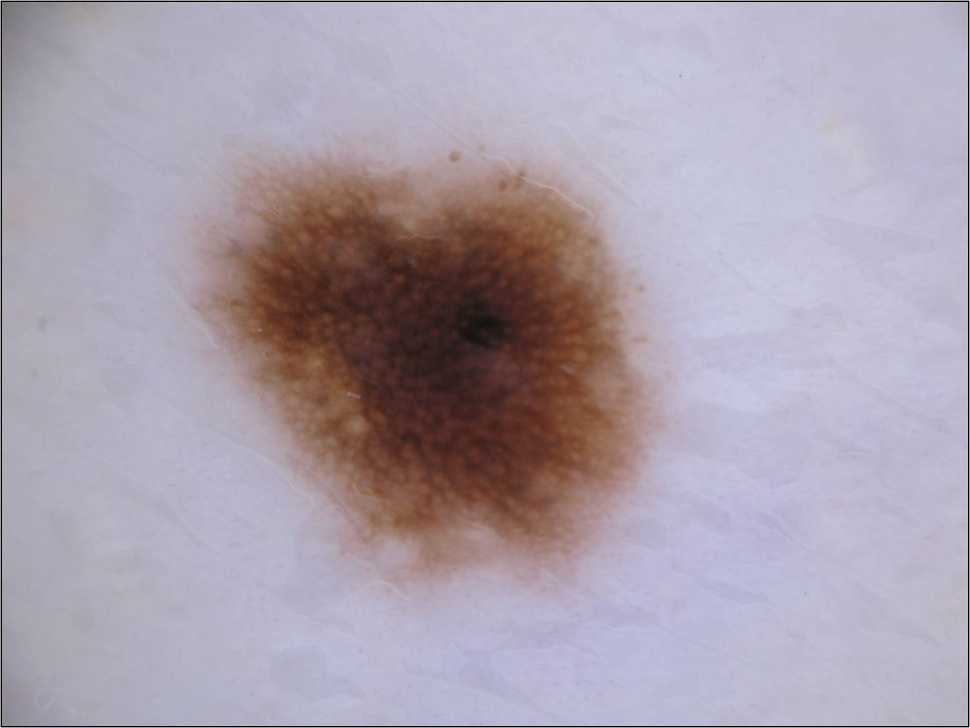
#> input picture IMA205 - Learning for image and object recognition/TPs/supervised learning/SVM/data/im/nevus.jpg, 970 x 728 px, shrunk from 1504 x 1129 before the run
$ jupyter execute --allow-errors 'TP-SVM-DESOUSAFRANCA .ipynb'   (shell and % lines are left out)
#> lines starting #> are read from the running program, lines starting #| are printed output that depends on the picture; after the words box and inside, x2 and y2 are one past the last pixel; in counts of white or black regions, pixels touching at a corner belong together
# Skin lesion classification

**Deadline**: Upload this notebook (rename it as 'TP-SVM-YOUR-SURNAME.ipynb') to Ecampus before the deadline.

**Context**
A skin lesion is defined as a superficial growth or patch of the skin that is visually different and/or has a different texture than its surrounding area. Skin lesions, such as moles or birthmarks, can degenerate and become melanoma, one of the deadliest skin cancer. Its incidence has been increasing during the last decades, especially in the areas mostly populated by white people.

The most effective treatment is an early detection followed by surgical excision. This is why several approaches for melanoma detection have been proposed in the last years (non-invasive computer-aided diagnosis (CAD) ).

**Goal**
The goal of this practical session is to classify images of skin lesions as either benign or melanoma using machine learning algorithms. In order to do that, you will have at your disposal a set of 30 features already extracted from 600 dermoscopic images (both normal skin lesions and melanoma from the ISIC database - https://isic-archive.com/). These features characterize the Asymmetry, the Border irregularity, the Colour and the Dimension of the lesion (the so-called ABCD rule).

The features are:
- shape asimmetry (f0 and f1)
- difference in colors between center and periphery of the image (f2, f3, f4, f27, f28, f29)
- geometry (f5, f6, f7)
- other features related to eccentricity,entropy, mean, standard deviation and maximum value of each channel in RGB and HSV (f8,...,f24)
- asimmetry of color intensity (f25, f26)

Features are computed using *manually checked segmentations* and following *Ganster et al. 'Automated melanoma recognition', IEEE TMI, 2001* and *Zortea et al. 'Performance of a dermoscopy-based computer vision system for the diagnosis of pigmented skin lesions compared with visual evaluation by experienced dermatologists', Artificial Intelligence in Medicine, 2014*.

First load all necessary packages

[cell 1]
import os
import numpy as np
import pandas as pd
from skimage.io import imread
from time import time
import matplotlib.pyplot as plt
from mpl_toolkits.axes_grid1 import AxesGrid
from sklearn.preprocessing import StandardScaler
from sklearn.metrics import classification_report
from sklearn.metrics import confusion_matrix
from sklearn.discriminant_analysis import LinearDiscriminantAnalysis
from sklearn.model_selection import train_test_split
from sklearn.model_selection import  cross_val_score
from sklearn.discriminant_analysis import QuadraticDiscriminantAnalysis
from sklearn.neighbors import KNeighborsClassifier
from sklearn.svm import SVC, LinearSVC
from sklearn.model_selection import GridSearchCV, KFold, cross_validate
from sklearn.linear_model import Perceptron
from sklearn.decomposition import PCA


import warnings
warnings.filterwarnings("ignore", category=DeprecationWarning)
warnings.simplefilter(action='ignore', category=FutureWarning)

from sklearn.exceptions import ConvergenceWarning
warnings.filterwarnings(action='ignore', category=ConvergenceWarning)

# Code from scikit-learn
import itertools
def plot_confusion_matrix(cm, classes,
                          normalize=False,
                          title='Confusion matrix',
                          cmap=plt.cm.Blues):
    """
    This function prints and plots the confusion matrix.
    Normalization can be applied by setting `normalize=True`.
    """
    if normalize:
        cm = cm.astype('float') / cm.sum(axis=1)[:, np.newaxis]
        print("Normalized confusion matrix")
    else:
        print('Confusion matrix, without normalization')

    print(cm)

    plt.imshow(cm, interpolation='nearest', cmap=cmap)
    plt.title(title)
    plt.colorbar()
    tick_marks = np.arange(len(classes))
    plt.xticks(tick_marks, classes, rotation=45)
    plt.yticks(tick_marks, classes)

    fmt = '.2f' if normalize else 'd'
    thresh = cm.max() / 2.
    for i, j in itertools.product(range(cm.shape[0]), range(cm.shape[1])):
        plt.text(j, i, format(cm[i, j], fmt),
                 horizontalalignment="center",
                 color="black" if cm[i, j] > thresh else "black")

    plt.ylabel('True label')
    plt.xlabel('Predicted label')
    plt.tight_layout()

Then load the data from my Google Drive

[cell 2]
# from google_drive_downloader import GoogleDriveDownloader as gdd
# gdd.download_file_from_google_drive(file_id='18hrQVGBCfW7SKTnzmWUONo8iowBsi1DL',
# dest_path='./data/features.csv')
# gdd.download_file_from_google_drive(file_id='1iQZdUiuK_FwZ7mik7LB3eN_H_IUc5l7b',
# dest_path='./data/im/nevus-seg.jpg')
# gdd.download_file_from_google_drive(file_id='1_TeYzLLDoKbPX4xXAOAM_mQiT2nLHgvp',
# dest_path='./data/im/nevus.jpg')
# gdd.download_file_from_google_drive(file_id='1B2Ol92mBcHN6ah3bpoucBbBbHkPMGC8D',
# dest_path='./data/im/melanoma-seg.jpg')
# gdd.download_file_from_google_drive(file_id='1yZ46UzGhwO7g5T8397JpewBl6UqgRo5J',
# dest_path='./data/im/melanoma.jpg')

Or from yout local computer. Please download the 'data' folder in the same folder as your notebook and do not modifiy it.

Then read the data

[cell 3]
## Read data
Working_directory="./data/"
df = pd.read_csv(Working_directory + 'features.csv') # reading data
#> (reads IMA205 - Learning for image and object recognition/TPs/supervised learning/SVM/data/features.csv from the repository)
y = df['Malignant'].values # 1 for Melanoma and 0 for healthy
class_names = ["healthy","melanoma"]
X = df.iloc[:,3:33].values # Features
N,M=X.shape
print('Number of images: {0}; Number of features per image: {1}'.format(N,M))
print('Number of healthy nevus: {0}; Number of melanoma: {1}'.format(N-np.sum(y), np.sum(y)))

[cell 4]
df.head()

[cell 5]
print(f"X is the vector {X.shape}")
print(f"y is the vector {y.shape}")

[cell 6]
## Plot two examples of nevus and melanoma
print('Two examples of healthy nevus and melanoma')
nevus = imread(Working_directory + 'im/nevus.jpg')
#> nevus is the input picture: shape (728, 970, 3); mean R, G, B 170.3, 160.2, 173.1
nevus_Segmentation = imread(Working_directory + 'im/nevus-seg.jpg')
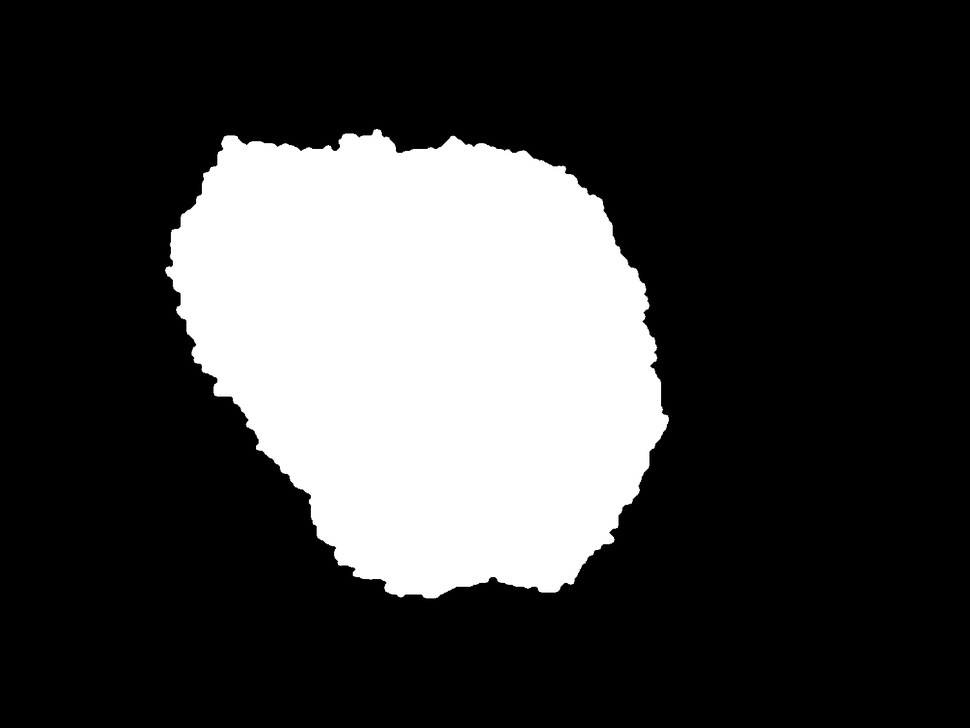
#> input picture IMA205 - Learning for image and object recognition/TPs/supervised learning/SVM/data/im/nevus-seg.jpg, 970 x 728 px, shrunk from 1504 x 1129 before the run
#> nevus_Segmentation is the input picture: shape (728, 970); min 0, max 255, mean 62.4
nevus_Segmentation_boolean = (nevus_Segmentation/255).astype(np.uint8) # To get uint8 (integer numbers)
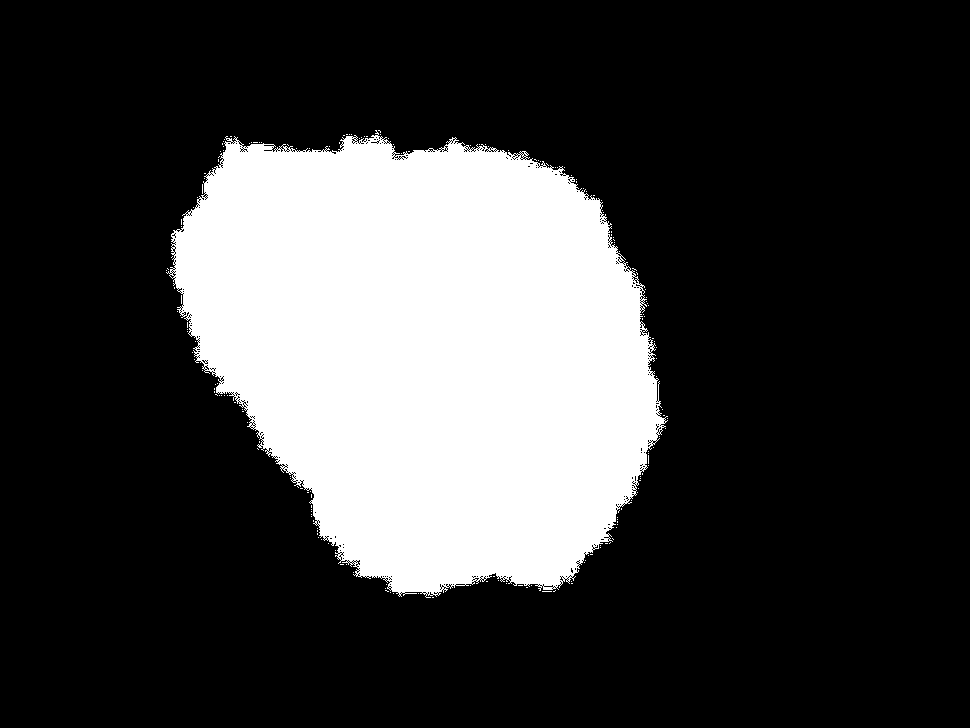
#> nevus_Segmentation_boolean: shape (728, 970); values 0 (black) and 1 (white), 23.7% white; 187 white regions (186 under 20 px), largest, box (x1, y1, x2, y2) and area: (166, 130, 668, 598) 167375
nevus_Segmentation_3D = np.expand_dims(nevus_Segmentation_boolean, axis=2) # To have a binary mask for the three channels (RGB)
nevus_mul_mask = (nevus_Segmentation_3D*nevus) # we apply the binary mask to all channels pixel-wise
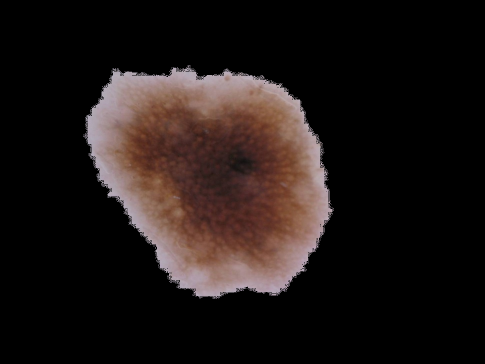
#> nevus_mul_mask: shape (728, 970, 3) (shown at 1/2 size); mean of channels 0, 1, 2 30.6, 22.8, 21; drawn as R, G, B

fig = plt.figure(figsize=(12, 12)) # size of the figure
grid = AxesGrid(fig, 111,
                nrows_ncols = (1, 3),
                axes_pad = 0.5) # code to create subplots
grid[0].imshow(nevus)
grid[0].axis('off')
grid[0].set_title('Original image - nevus')
grid[1].imshow(nevus_Segmentation)
grid[1].axis('off')
grid[1].set_title("Segmentation mask - nevus")
grid[2].imshow(nevus_mul_mask)
grid[2].axis('off')
grid[2].set_title("Segmented nevus")

###

melanoma = imread(Working_directory + 'im/melanoma.jpg')
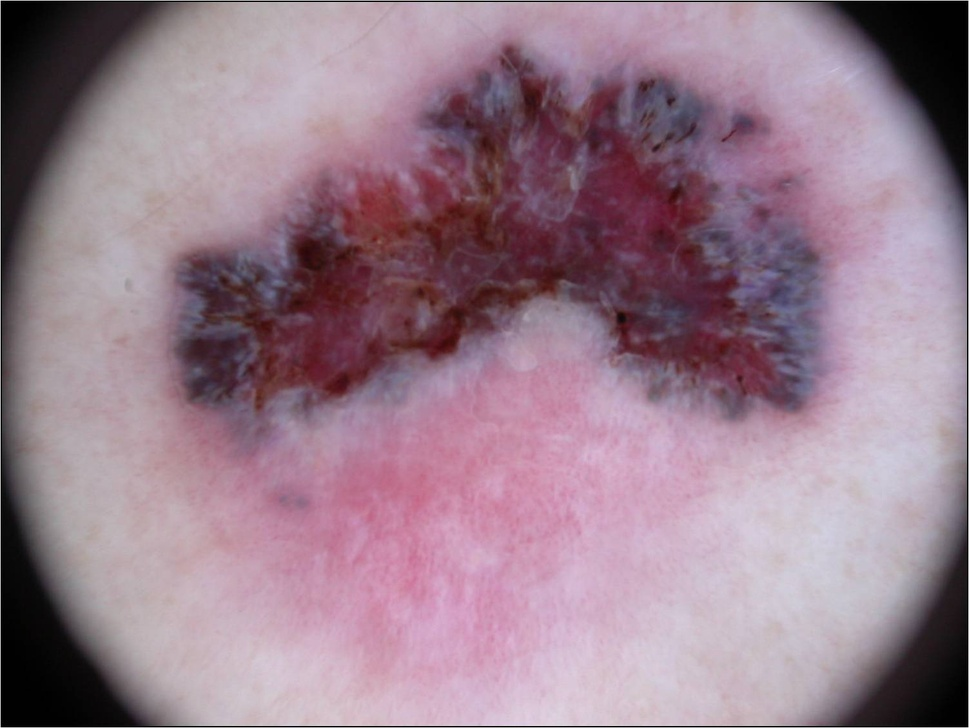
#> input picture IMA205 - Learning for image and object recognition/TPs/supervised learning/SVM/data/im/melanoma.jpg, 969 x 728 px, shrunk from 1503 x 1129 before the run
#> melanoma is the input picture: shape (728, 969, 3); mean R, G, B 151.9, 125.2, 140.1
melanoma_Segmentation = imread(Working_directory + 'im/melanoma-seg.jpg')
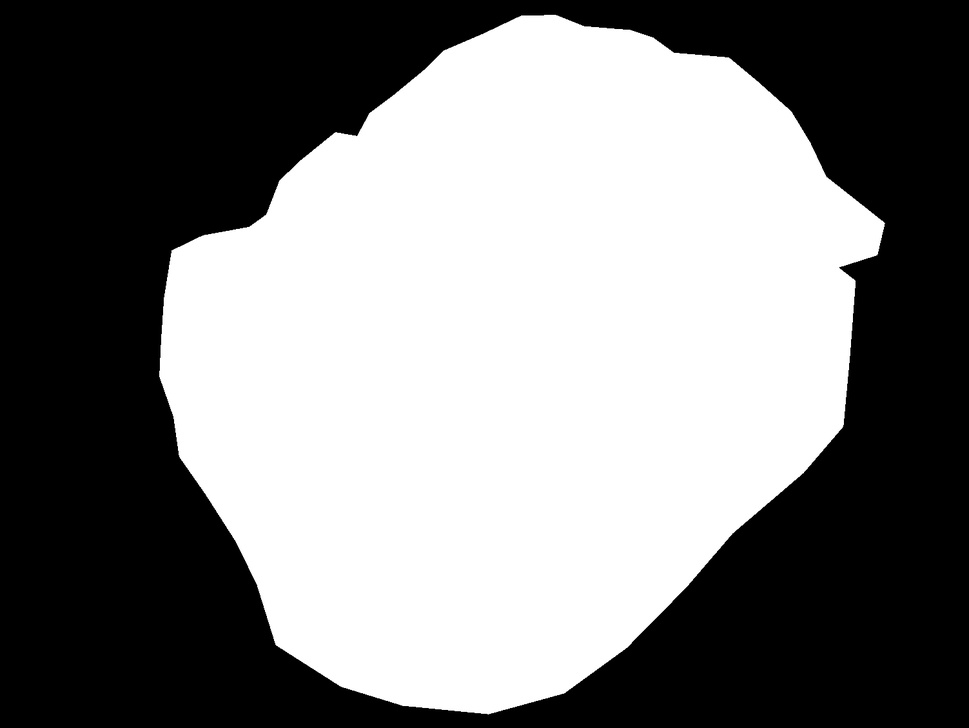
#> input picture IMA205 - Learning for image and object recognition/TPs/supervised learning/SVM/data/im/melanoma-seg.jpg, 969 x 728 px, shrunk from 1503 x 1129 before the run
#> melanoma_Segmentation is the input picture: shape (728, 969); min 0, max 255, mean 126.9
melanoma_Segmentation_boolean = (melanoma_Segmentation/255).astype(np.uint8) # To get uint8 (integer numbers)
#> melanoma_Segmentation_boolean: shape (728, 969); values 0 (black) and 1 (white), 48.8% white; 202 white regions (201 under 20 px), largest, box (x1, y1, x2, y2) and area: (160, 15, 883, 711) 344270
melanoma_Segmentation_3D = np.expand_dims(melanoma_Segmentation_boolean, axis=2) # To have a binary mask for the three channels (RGB)
melanoma_mul_mask = (melanoma_Segmentation_3D*melanoma) # we apply the binary mask to all channels pixel-wise
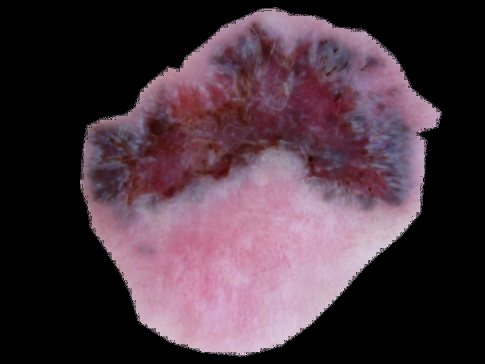
#> melanoma_mul_mask: shape (728, 969, 3) (shown at 1/2 size); mean of channels 0, 1, 2 73.3, 53.4, 63.7; drawn as R, G, B

fig = plt.figure(figsize=(12, 12)) # size of the figure
grid = AxesGrid(fig, 111,
                nrows_ncols = (1, 3),
                axes_pad = 0.5) # code to create subplots
grid[0].imshow(melanoma)
grid[0].axis('off')
grid[0].set_title('Original image - melanoma')
grid[1].imshow(melanoma_Segmentation)
grid[1].axis('off')
grid[1].set_title("Segmentation mask - melanoma")
grid[2].imshow(melanoma_mul_mask)
grid[2].axis('off')
grid[2].set_title("Segmented melanoma")

Now, as in the previous practical session you should shuffle the data randomly

[cell 7]
# Shuffle data randomly
permut_ind = np.random.permutation(X.shape[0])
Xp = X[permut_ind, :] #random permutation of the lines
yp = y[permut_ind] #following the same permutation of X

We should now test the discriminative power of our features. First, let divide the entire data-set into training and test set using the `stratify` option. This will preserve the original proportion between nevus and melanoma also in the training and test set. You can check that from the plot.

[cell 8]
# Create training and test set
X_train, X_test, y_train, y_test = train_test_split(Xp, yp, test_size=0.3, random_state=42,stratify=yp)

fig, axs = plt.subplots(1, 3, sharey=True)
fig.suptitle('Proportion of samples from each class')
axs[0].hist(yp,weights=np.ones_like(yp)/len(yp))
axs[0].set_xlabel('Original data-set')
axs[1].hist(y_train,weights=np.ones_like(y_train)/len(y_train))
axs[1].set_xlabel('Training set')
axs[2].hist(y_test,weights=np.ones_like(y_test)/len(y_test))
axs[2].set_xlabel('Test set')
axs[0].set_ylabel('Proportion')

As we have already seen, it might be very important to scale the data such that each feature has, for instance, average equal to 0 and unit variance. Which is the right way of doing it when having a training and a test set in your opinion ? Should you use together both training and test set ?

I cannot use the mean and variance of test set because doing that I'll give informations of it to our model during the training process. So, we should get the mean and variance of the training set after use that to also standardize our test data.

[cell 9]
# Scale data (each feature will have average equal to 0 and unit variance)
def standardize(data,X):
    '''
    Inputs:
    data (np.array): the data that we want standardize
    X (np.array) : the data that we use the information to standardize

    Return:
    the standardized data
    '''
    return (data-X.mean())/X.std()

X_train_std = standardize(X_train, X_train)
X_test_std = standardize(X_test, X_train)

[cell 10]
print("Before do standardization: ")
print(f"Xtrain : mean = {X_train.mean():.2f}; variance = {X_train.var():.2f}")
print(f"Xtest : mean = {X_test.mean():.2f}; variance = {X_test.var():.2f}")
print('\n')
print("After do standardization: ")
print(f"Xtrain : mean = {X_train_std.mean():.2f}; variance = {X_train_std.var():.2f}")
print(f"Xtest : mean = {X_test_std.mean():.2f}; variance = {X_test_std.var():.2f}")

Now, use two simple classification algorithms, for instance LDA and QDA, and look at the confusion matrices.

**Question**: Comment the results.

[cell 11]
# Fitting LDA
print("Fitting LDA to training set")
lda = LinearDiscriminantAnalysis()
lda.fit(X_train_std, y_train)
y_pred = lda.predict(X_test_std)
print(classification_report(y_test, y_pred))

# Compute confusion matrix
cnf_matrix = confusion_matrix(y_test, y_pred)

# Plot normalized confusion matrix
plt.figure()
plot_confusion_matrix(cnf_matrix, classes=class_names, normalize=True,
                      title='LDA Normalized confusion matrix')
plt.show()

# Fitting QDA
qda = QuadraticDiscriminantAnalysis()
qda.fit(X_train_std, y_train)
y_pred = qda.predict(X_test_std)
print(classification_report(y_test, y_pred))

# Compute confusion matrix
cnf_matrix = confusion_matrix(y_test, y_pred)

# Plot normalized confusion matrix
plt.figure()
plot_confusion_matrix(cnf_matrix, classes=class_names, normalize=True,
                      title='QDA Normalized confusion matrix')
plt.show()

We can see that the precision scores of the both methods are good but we can see that the recall score of melanoma images are low. It could be also seen using the confusion matrix where the both well classified healthy images but also both missclassified melanoma images. It means that our data is imbalanced with much more healthy than melanoma images.

[cell 12]
healthy_count = df['Malignant'][df['Malignant'] == 0].count()
melanoma_count = df['Malignant'][df['Malignant'] == 1].count()

print(f"The number of healthy images are:  {healthy_count}")
print(f"The number of melanoma images are: {melanoma_count}")

The results you obtained are based on a precise subdivision of your data into training and test. This can thus bias your results. Which technique could you use instead ? Test it  with LDA, QDA and K-NN.

[cell 13]
# Fitting LDA
print("Fitting LDA")
lda = LinearDiscriminantAnalysis()
scores = cross_val_score(lda, X_train_std, y_train, cv=5)
print("Mean cross-validation score: ", scores.mean())

# Fitting QDA
print("Fitting QDA")
qda = QuadraticDiscriminantAnalysis()
scores = cross_val_score(qda, X_train_std, y_train, cv=5)
print("Mean cross-validation score: ", scores.mean())


# Fitting K-nearest neighbour
print("Fitting KNN")
knn = KNeighborsClassifier(n_neighbors = 2)
scores = cross_val_score(knn, X_train_std, y_train, cv=5)
print("Mean cross-validation score: ", scores.mean())

When using K-NN, instead than fixing the number of nearest neighbours, we could also estimate the best value using Cross Validation. Do it and plot the confusion matrix. Do you notice anything strange ? Why in your opinion do you have this kind of result ?

[cell 14]
# Looking for the best hyperparameters
p_grid_KNN = {'n_neighbors': [1,2,3,4,5,6,7,8,9,10]}
KNN = KNeighborsClassifier()
grid_KNN = GridSearchCV(estimator=KNN, param_grid=p_grid_KNN, scoring="accuracy", cv=5)
grid_KNN.fit(X_train_std, y_train)
print("Best training Score: {}".format(grid_KNN.best_score_))
print("Best training params: {}".format(grid_KNN.best_params_))
y_pred = grid_KNN.predict(X_test)
# Compute confusion matrix
cnf_matrix = confusion_matrix(y_test, y_pred)

# Plot normalized confusion matrix
plt.figure()
plot_confusion_matrix(cnf_matrix, classes=class_names, normalize=True,
                      title='Normalized confusion matrix')
plt.show()

We can see that the score is better than the previous KNN score using cross-validation but it doesn't mean a better prediction. Seen the confusion matrix we can see that our model learned to always classify the images as healthy. This happened due to the imbalanced dataset.

In order to deal with this problem we have two possible solutions.

**First**: Please look at this webpage (https://scikit-learn.org/stable/modules/model_evaluation.html#scoring-parameter) and try MORE APPROPRIATE scoring functions than accuracy when looking for the best K value of K-NN (thus within the Cross Validation as before..).

Taking in account that our data is based in medical data and that our model will be used for after an especialist be consulted, we can say that is better when our prediction is false saying that exists a disease where there not than the contrary case. So, a more appropriate scoring could be the recall:

$recall = \frac{TP}{TP+FN}$

[cell 15]
# Looking for the best hyperparameters

p_grid_KNN = {'n_neighbors': [1,2,3,4,5,6,7,8,9,10]}
KNN = KNeighborsClassifier()
grid_KNN = GridSearchCV(estimator=KNN, param_grid=p_grid_KNN, scoring="recall", cv=5)
grid_KNN.fit(X_train_std, y_train)
print("Best training Score: {}".format(grid_KNN.best_score_))
print("Best training params: {}".format(grid_KNN.best_params_))
y_pred = grid_KNN.predict(X_test)
# Compute confusion matrix
cnf_matrix = confusion_matrix(y_test, y_pred)

# Plot normalized confusion matrix
plt.figure()
plot_confusion_matrix(cnf_matrix, classes=class_names, normalize=True,
                      title='Normalized confusion matrix')
plt.show()
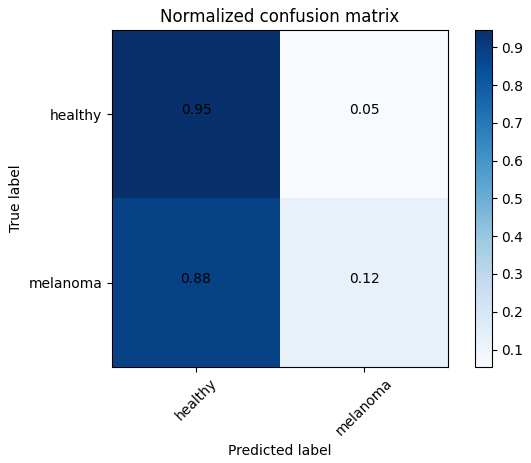
#> figure drawn by matplotlib, 2 panels
